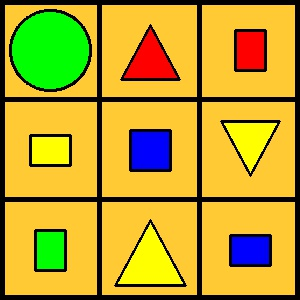
#> input picture set-5/2. Task_Description/test_images/board_5.jpg, 300 x 300 px
$ python contour.py   (older library calls are emulated)
#> lines starting #> are read from the running program, lines starting #| are printed output that depends on the picture; after the words box and inside, x2 and y2 are one past the last pixel; in counts of white or black regions, pixels touching at a corner belong together
import numpy as np
import cv2
im = cv2.imread('test_images/board_5.jpg')
#> im is the input picture: shape (300, 300, 3); mean B, G, R 45, 161.6, 187.1
hsv=cv2.cvtColor(im,cv2.COLOR_BGR2HSV)
#> hsv: shape (300, 300, 3); mean H, S, V 28.4, 214.1, 209.7
mask=cv2.inRange(hsv,np.array([0,0,0],dtype = "uint8"),np.array([179,50,100],dtype = "uint8"));
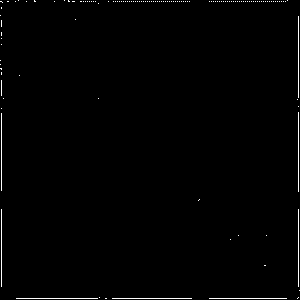
#> mask: shape (300, 300); 0.89% white in thin lines or dots
imgray = cv2.cvtColor(im,cv2.COLOR_BGR2GRAY)
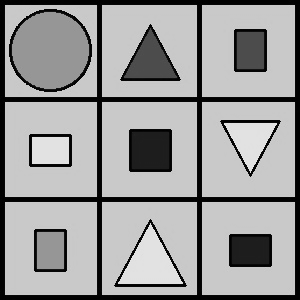
#> imgray: shape (300, 300); min 0, max 232, mean 156
ret,thresh = cv2.threshold(imgray,127,255,0)
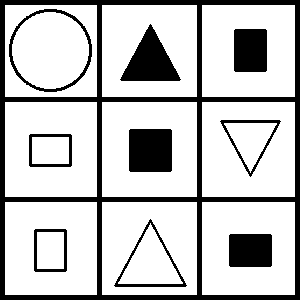
#> thresh: shape (300, 300); 77% white; 10 black regions
cv2.imshow("Threshold",thresh)
cv2.imshow("HSV",hsv)
im2, contours, hierarchy = cv2.findContours(thresh,cv2.RETR_TREE,cv2.CHAIN_APPROX_SIMPLE)
#> contours = 23 contours; largest, box (x1, y1, x2, y2) and area: (102, 102, 197, 197) 8836, (102, 202, 197, 295) 8648, (202, 102, 295, 197) 8648, (5, 102, 97, 197) 8554, (102, 5, 197, 97) 8554
cv2.imshow("img",im)
im2=cv2.drawContours(im,contours, -1, (255,255,0), 3)
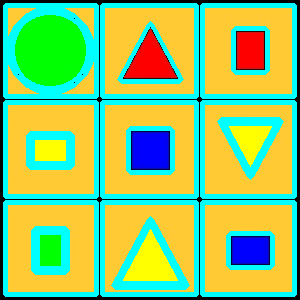
#> im2: shape (300, 300, 3); mean B, G, R 110.4, 200.1, 142.3
cv2.imshow("ctr",im2)
cv2.waitKey(0)
